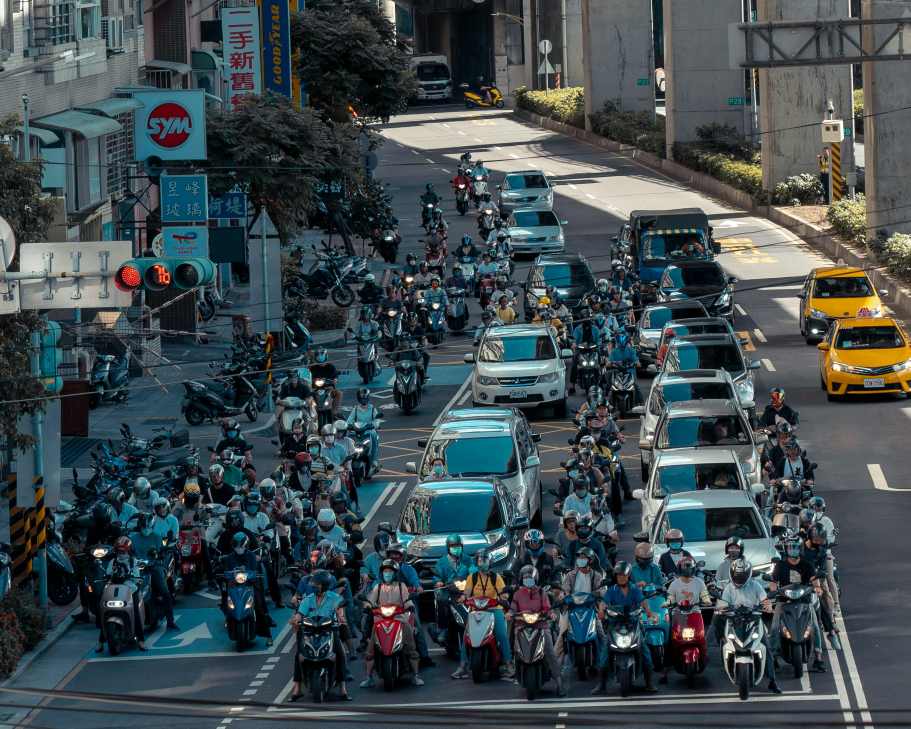
#> input picture Assignment 4/traffic.jpg, 2731 x 2185 px (shown at 1/3 size)
$ python Assignment4.py   (older library calls are emulated)
#> lines starting #> are read from the running program, lines starting #| are printed output that depends on the picture; after the words box and inside, x2 and y2 are one past the last pixel; in counts of white or black regions, pixels touching at a corner belong together

import cv2
import numpy as np
import matplotlib.pyplot as plt

# Small font for clean output
plt.rcParams.update({'font.size': 6})

# Load Image
image = cv2.imread('traffic.jpg')
#> image is the input picture: shape (2185, 2731, 3); mean B, G, R 78.5, 74.7, 62.5

if image is None:
    print("Error: Image not found.")
    exit()

image = cv2.resize(image, (512, 512))
#> image: shape (512, 512, 3)
gray = cv2.cvtColor(image, cv2.COLOR_BGR2GRAY)
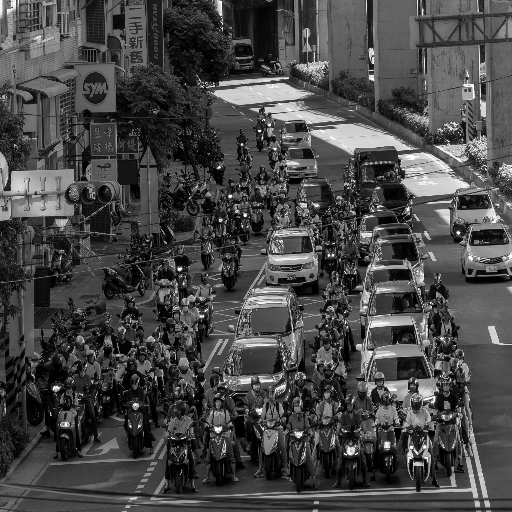
#> gray: shape (512, 512); min 0, max 255, mean 71.4

# Task 1: Edge Detection

# Sobel
sobelx = cv2.Sobel(gray, cv2.CV_64F, 1, 0, ksize=3)
sobely = cv2.Sobel(gray, cv2.CV_64F, 0, 1, ksize=3)
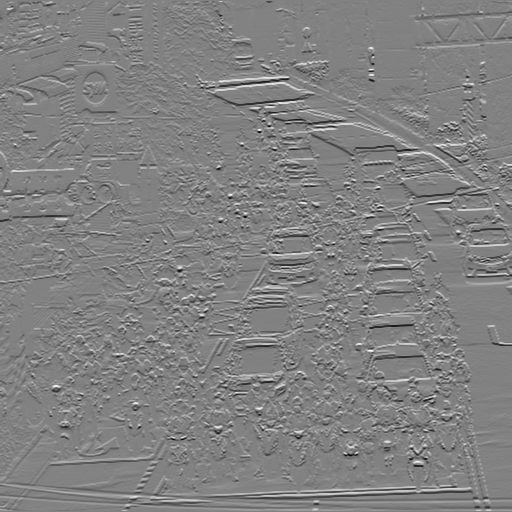
#> sobely: shape (512, 512) float64; min -858, max 828, mean -0.2; drawn with min black and max white
sobel = cv2.magnitude(sobelx, sobely)
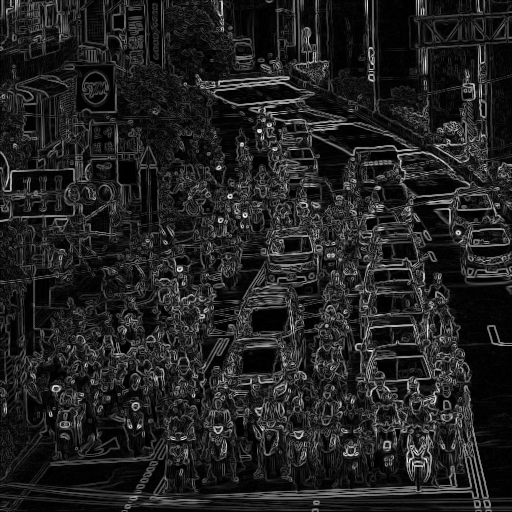
#> sobel: shape (512, 512) float64; min 0, max 943.4, mean 125.5; drawn with min black and max white
sobel = np.uint8(np.clip(sobel, 0, 255))
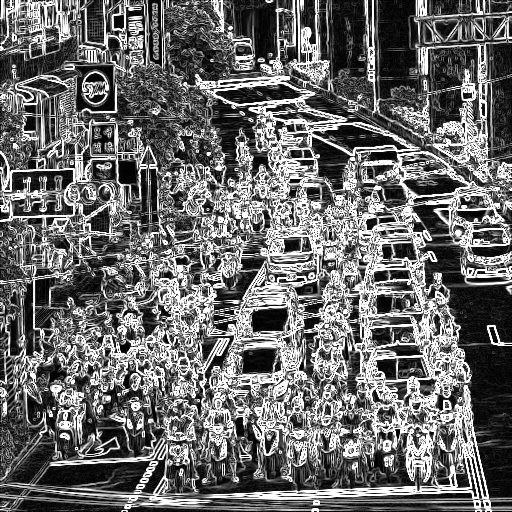
#> sobel: shape (512, 512); min 0, max 255, mean 107.1

# Canny
canny = cv2.Canny(gray, 100, 200)
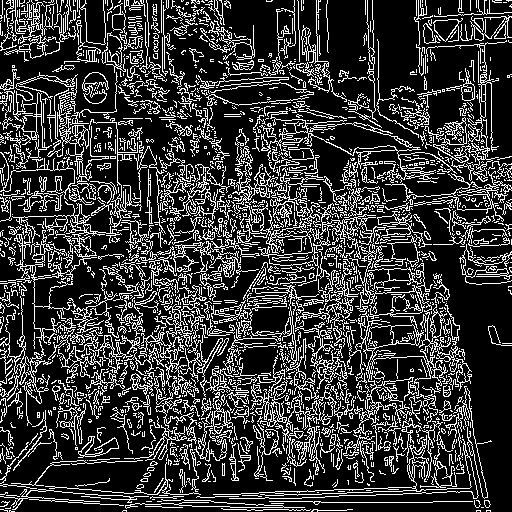
#> canny: shape (512, 512); 22.3% white in thin lines or dots

# Task 2: Object Representation

# Use Canny edges for contour detection
contours, _ = cv2.findContours(canny, cv2.RETR_EXTERNAL, cv2.CHAIN_APPROX_SIMPLE)
#> contours = 1716 contours, 1549 with area under 20; largest, box (x1, y1, x2, y2) and area: (347, 263, 451, 463) 3598, (251, 201, 432, 286) 910, (8, 201, 122, 345) 792, (424, 40, 507, 182) 708, (213, 435, 479, 499) 619

contour_img = image.copy()

areas = []
perimeters = []

for cnt in contours:
    area = cv2.contourArea(cnt)
    perimeter = cv2.arcLength(cnt, True)

    # Filter small noise
    if area > 100:
        x, y, w, h = cv2.boundingRect(cnt)
        cv2.rectangle(contour_img, (x, y), (x + w, y + h), (0, 255, 0), 1)

        areas.append(area)
        perimeters.append(perimeter)
#> this loop made 1716 passes
#> (area, perimeter, x, y, w, h) on passes 144, 146, 184, 196, 295, 296, 336, 380, 411, 461, 489, 534: (154.5, 253, 78, 436, 41, 22), (619, 1637.3, 213, 435, 266, 64), (245, 317.8, 299, 426, 26, 49), (107.5, 380.3, 253, 423, 26, 54), (429.5, 538.8, 194, 399, 39, 63), (282, 837.2, 124, 399, 73, 62), (417, 469.1, 286, 390, 51, 42), (235, 313.6, 260, 380, 28, 47), (118.5, 163.9, 130, 373, 23, 22), (181.5, 500.5, 251, 355, 34, 65), (287, 394.3, 435, 346, 37, 45), (561.5, 766.3, 58, 329, 75, 49)
#> (area, perimeter) on passes 16, 26, 27: (32, 22.49), (43.5, 905.1), (20.5, 19.07)
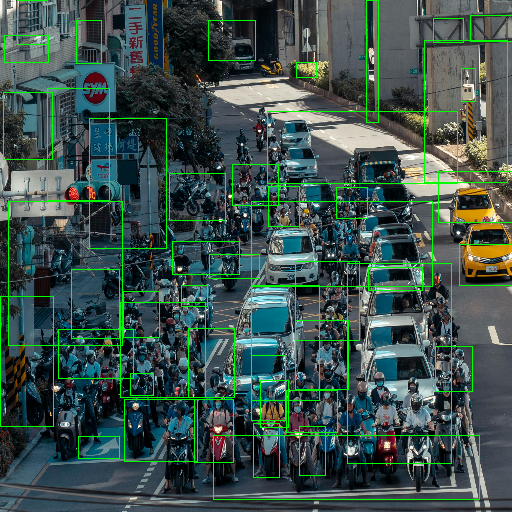
#> contour_img: shape (512, 512, 3); mean B, G, R 75.2, 82.4, 59.9
#> after the loop, areas = 47 values, max 3597.5 at index 21, min 100.5 at index 38, mean 367.4; perimeters = 47 values, max 3398.5 at index 21, min 84.33 at index 38, mean 795.8

# Task 3: Feature Extraction (ORB)

orb = cv2.ORB_create()

keypoints, descriptors = orb.detectAndCompute(gray, None)
#> keypoints = 500 keypoints; strongest (x, y, size): (179, 269, 31), (245, 215, 31), (230, 196, 31), (259, 131, 31)

feature_img = cv2.drawKeypoints(image, keypoints, None, color=(0, 255, 0), flags=0)

# Task 4: Analysis

print("\n===== Edge Detection Comparison =====")
print("1. Sobel detects gradients but produces thicker edges.")
print("2. Canny provides thin, well-defined edges with noise suppression.")

print("\n===== Object Representation =====")
print(f"Total Objects Detected: {len(areas)}")
#| Total Objects Detected: 47
print(f"Average Area: {np.mean(areas) if areas else 0:.2f}")
#| Average Area: 367.41
print(f"Average Perimeter: {np.mean(perimeters) if perimeters else 0:.2f}")
#| Average Perimeter: 795.78

print("\n===== Feature Extraction =====")
print(f"Number of Keypoints Detected: {len(keypoints)}")
#| Number of Keypoints Detected: 500

print("\n===== Traffic Monitoring Insight =====")
print("1. Edge detection helps identify road boundaries and vehicles.")
print("2. Contours allow object counting (cars, bikes).")
print("3. ORB features help track objects across frames.")
print("4. Useful for traffic flow analysis and congestion detection.")

# Visualization

plt.figure(figsize=(10, 8))

plt.subplot(2, 3, 1)
plt.title("Original")
plt.imshow(cv2.cvtColor(image, cv2.COLOR_BGR2RGB))
plt.axis('off')

plt.subplot(2, 3, 2)
plt.title("Sobel Edges")
plt.imshow(sobel, cmap='gray')
plt.axis('off')

plt.subplot(2, 3, 3)
plt.title("Canny Edges")
plt.imshow(canny, cmap='gray')
plt.axis('off')

plt.subplot(2, 3, 4)
plt.title("Contours & Bounding Boxes")
plt.imshow(cv2.cvtColor(contour_img, cv2.COLOR_BGR2RGB))
plt.axis('off')

plt.subplot(2, 3, 5)
plt.title("ORB Keypoints")
plt.imshow(cv2.cvtColor(feature_img, cv2.COLOR_BGR2RGB))
plt.axis('off')

plt.tight_layout()
plt.show()
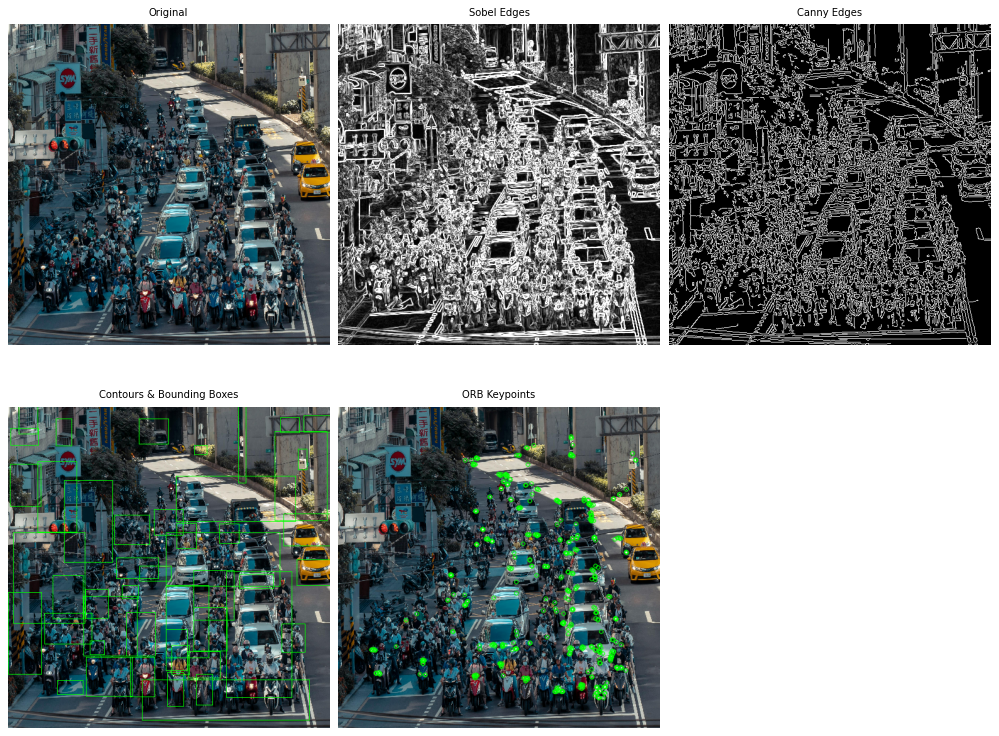
#> figure drawn by matplotlib, 5 panels
